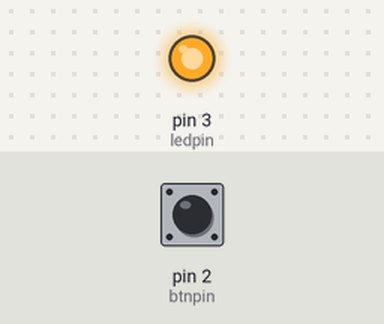
A sketch run on a simulated Arduino Uno, built with avr-gcc and run on an emulated ATmega328P. Shown: output pins drawn as LEDs (lit = HIGH). The inputs (shaded band) are chosen by the test bench; at power-on: pin 2 (btnpin) HIGH.

Above: at 1.2 s.
1.3 s: pin 2 (btnpin) pulled LOW for 0.15 s
At 2.0 s:
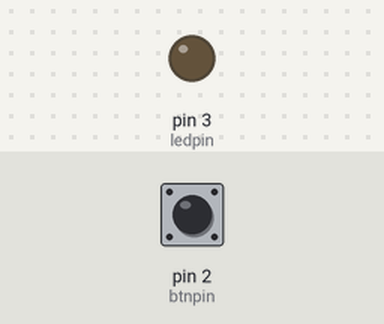
2.9 s: pin 2 (btnpin) pulled LOW for 1 s
At 3.2 s:
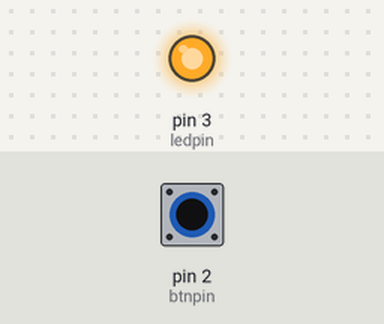
5.4 s: pin 2 (btnpin) pulled LOW for 3.2 s
At 6.3 s:
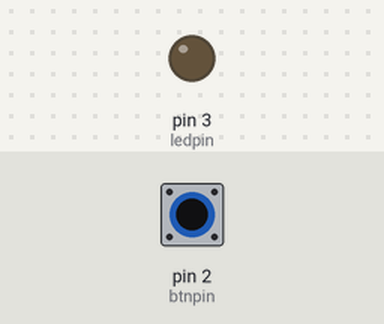
Timing chart, 0 to 8.4 s (numbered marks = the images above; inputs shaded):
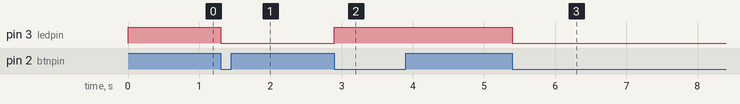

Measured:
- after the input at 1.3 s, pin 3 (ledpin): HIGH → LOW at once
- after the input at 2.9 s, pin 3 (ledpin): LOW → HIGH at once
- after the input at 5.4 s, pin 3 (ledpin): HIGH → LOW at once

The sketch:

sketch_dec26b.ino
```cpp
const int btnpin = 2;
const int ledpin = 3;

int ledState = HIGH;
int btnState = HIGH;
int lastbtnState = LOW;

unsigned long lastDebounceTime = 0;
unsigned long debounceDelay = 50;

void setup() {
  // put your setup code here, to run once:

  pinMode(btnpin, INPUT_PULLUP);
  pinMode(ledpin, OUTPUT);
  digitalWrite(ledpin, ledState);

}

void loop() {
  // put your main code here, to run repeatedly:
  int reading = digitalRead(btnpin);

  if(reading != lastDebounceTime){
    lastDebounceTime = millis();
  }

  if( (millis() - lastDebounceTime) > debounceDelay){
    if(reading != btnState){
      btnState = reading;
      if(btnState == LOW){
        ledState = !ledState;
      }
    }
  }

  digitalWrite(ledpin, ledState);
  lastDebounceTime = reading;
}
```
